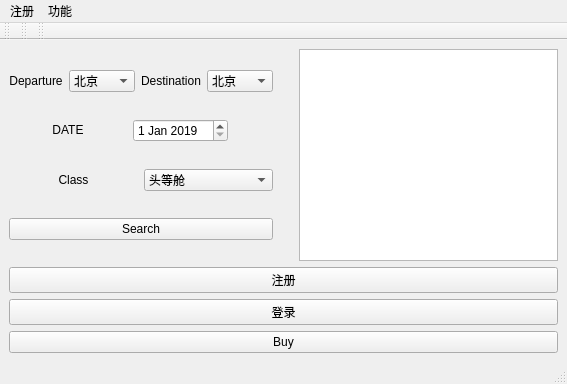
<?xml version="1.0" encoding="UTF-8"?>
<ui version="4.0">
 <class>MainWindow</class>
 <widget class="QMainWindow" name="MainWindow">
  <property name="geometry">
   <rect>
    <x>0</x>
    <y>0</y>
    <width>567</width>
    <height>384</height>
   </rect>
  </property>
  <property name="windowTitle">
   <string>MainWindow</string>
  </property>
  <widget class="QWidget" name="centralwidget">
   <layout class="QGridLayout" name="gridLayout">
    <item row="2" column="0">
     <widget class="QPushButton" name="login">
      <property name="text">
       <string>登录</string>
      </property>
     </widget>
    </item>
    <item row="1" column="0">
     <widget class="QPushButton" name="register_2">
      <property name="text">
       <string>注册</string>
      </property>
     </widget>
    </item>
    <item row="0" column="0">
     <layout class="QHBoxLayout" name="horizontalLayout">
      <item>
       <layout class="QVBoxLayout" name="verticalLayout">
        <item>
         <layout class="QHBoxLayout" name="horizontalLayout_2">
          <item>
           <widget class="QLabel" name="label_departure">
            <property name="sizePolicy">
             <sizepolicy hsizetype="Maximum" vsizetype="Maximum">
              <horstretch>0</horstretch>
              <verstretch>0</verstretch>
             </sizepolicy>
            </property>
            <property name="text">
             <string>Departure</string>
            </property>
            <property name="alignment">
             <set>Qt::AlignCenter</set>
            </property>
           </widget>
          </item>
          <item>
           <widget class="QComboBox" name="comboBox_departure">
            <property name="enabled">
             <bool>true</bool>
            </property>
            <property name="sizePolicy">
             <sizepolicy hsizetype="Maximum" vsizetype="Maximum">
              <horstretch>0</horstretch>
              <verstretch>0</verstretch>
             </sizepolicy>
            </property>
            <property name="editable">
             <bool>false</bool>
            </property>
            <property name="currentText">
             <string>北京</string>
            </property>
            <item>
             <property name="text">
              <string>北京</string>
             </property>
            </item>
            <item>
             <property name="text">
              <string>成都</string>
             </property>
            </item>
            <item>
             <property name="text">
              <string>香港</string>
             </property>
            </item>
            <item>
             <property name="text">
              <string>哈尔滨</string>
             </property>
            </item>
            <item>
             <property name="text">
              <string>海南</string>
             </property>
            </item>
            <item>
             <property name="text">
              <string>上海</string>
             </property>
            </item>
            <item>
             <property name="text">
              <string>长春</string>
             </property>
            </item>
            <item>
             <property name="text">
              <string>兰州</string>
             </property>
            </item>
            <item>
             <property name="text">
              <string>广州</string>
             </property>
            </item>
            <item>
             <property name="text">
              <string>长沙</string>
             </property>
            </item>
            <item>
             <property name="text">
              <string>南昌</string>
             </property>
            </item>
           </widget>
          </item>
          <item>
           <widget class="QLabel" name="label_destination">
            <property name="sizePolicy">
             <sizepolicy hsizetype="Maximum" vsizetype="Maximum">
              <horstretch>0</horstretch>
              <verstretch>0</verstretch>
             </sizepolicy>
            </property>
            <property name="text">
             <string>Destination</string>
            </property>
            <property name="alignment">
             <set>Qt::AlignCenter</set>
            </property>
           </widget>
          </item>
          <item>
           <widget class="QComboBox" name="comboBox_destination">
            <property name="enabled">
             <bool>true</bool>
            </property>
            <property name="sizePolicy">
             <sizepolicy hsizetype="Maximum" vsizetype="Maximum">
              <horstretch>0</horstretch>
              <verstretch>0</verstretch>
             </sizepolicy>
            </property>
            <property name="editable">
             <bool>false</bool>
            </property>
            <item>
             <property name="text">
              <string>北京</string>
             </property>
            </item>
            <item>
             <property name="text">
              <string>成都</string>
             </property>
            </item>
            <item>
             <property name="text">
              <string>香港</string>
             </property>
            </item>
            <item>
             <property name="text">
              <string>哈尔滨</string>
             </property>
            </item>
            <item>
             <property name="text">
              <string>海南</string>
             </property>
            </item>
            <item>
             <property name="text">
              <string>上海</string>
             </property>
            </item>
            <item>
             <property name="text">
              <string>长春</string>
             </property>
            </item>
            <item>
             <property name="text">
              <string>兰州</string>
             </property>
            </item>
            <item>
             <property name="text">
              <string>广州</string>
             </property>
            </item>
            <item>
             <property name="text">
              <string>长沙</string>
             </property>
            </item>
            <item>
             <property name="text">
              <string>南昌</string>
             </property>
            </item>
           </widget>
          </item>
         </layout>
        </item>
        <item>
         <layout class="QHBoxLayout" name="horizontalLayout_4">
          <item>
           <widget class="QLabel" name="label_date">
            <property name="sizePolicy">
             <sizepolicy hsizetype="Maximum" vsizetype="Maximum">
              <horstretch>0</horstretch>
              <verstretch>0</verstretch>
             </sizepolicy>
            </property>
            <property name="text">
             <string>DATE</string>
            </property>
            <property name="alignment">
             <set>Qt::AlignCenter</set>
            </property>
           </widget>
          </item>
          <item>
           <widget class="QDateEdit" name="dateEdit">
            <property name="sizePolicy">
             <sizepolicy hsizetype="Maximum" vsizetype="Maximum">
              <horstretch>0</horstretch>
              <verstretch>0</verstretch>
             </sizepolicy>
            </property>
            <property name="dateTime">
             <datetime>
              <hour>0</hour>
              <minute>0</minute>
              <second>0</second>
              <year>2019</year>
              <month>1</month>
              <day>1</day>
             </datetime>
            </property>
            <property name="maximumDateTime">
             <datetime>
              <hour>23</hour>
              <minute>59</minute>
              <second>59</second>
              <year>2019</year>
              <month>12</month>
              <day>31</day>
             </datetime>
            </property>
            <property name="minimumDateTime">
             <datetime>
              <hour>0</hour>
              <minute>0</minute>
              <second>0</second>
              <year>2019</year>
              <month>1</month>
              <day>1</day>
             </datetime>
            </property>
           </widget>
          </item>
         </layout>
        </item>
        <item>
         <layout class="QHBoxLayout" name="horizontalLayout_5">
          <item>
           <widget class="QLabel" name="label_class">
            <property name="text">
             <string>Class</string>
            </property>
            <property name="alignment">
             <set>Qt::AlignCenter</set>
            </property>
           </widget>
          </item>
          <item>
           <widget class="QComboBox" name="comboBox_class">
            <item>
             <property name="text">
              <string>头等舱</string>
             </property>
            </item>
            <item>
             <property name="text">
              <string>商务舱</string>
             </property>
            </item>
            <item>
             <property name="text">
              <string>经济舱</string>
             </property>
            </item>
           </widget>
          </item>
         </layout>
        </item>
        <item>
         <widget class="QPushButton" name="Search">
          <property name="text">
           <string>Search</string>
          </property>
         </widget>
        </item>
       </layout>
      </item>
      <item>
       <spacer name="verticalSpacer">
        <property name="orientation">
         <enum>Qt::Vertical</enum>
        </property>
        <property name="sizeHint" stdset="0">
         <size>
          <width>20</width>
          <height>40</height>
         </size>
        </property>
       </spacer>
      </item>
      <item>
       <widget class="QTableView" name="output_search">
        <property name="sizePolicy">
         <sizepolicy hsizetype="Expanding" vsizetype="Expanding">
          <horstretch>0</horstretch>
          <verstretch>0</verstretch>
         </sizepolicy>
        </property>
       </widget>
      </item>
     </layout>
    </item>
    <item row="3" column="0">
     <widget class="QPushButton" name="pushbutton_buy">
      <property name="text">
       <string>Buy</string>
      </property>
     </widget>
    </item>
   </layout>
  </widget>
  <widget class="QMenuBar" name="menubar">
   <property name="geometry">
    <rect>
     <x>0</x>
     <y>0</y>
     <width>567</width>
     <height>21</height>
    </rect>
   </property>
   <widget class="QMenu" name="menu">
    <property name="title">
     <string>注册</string>
    </property>
    <addaction name="actionregister"/>
   </widget>
   <widget class="QMenu" name="menu_2">
    <property name="title">
     <string>功能</string>
    </property>
    <widget class="QMenu" name="menu_3">
     <property name="title">
      <string>用户</string>
     </property>
     <addaction name="action1"/>
     <addaction name="actionds"/>
    </widget>
    <widget class="QMenu" name="menu_4">
     <property name="title">
      <string>管理员</string>
     </property>
     <addaction name="actionkj"/>
    </widget>
    <addaction name="menu_3"/>
    <addaction name="menu_4"/>
   </widget>
   <addaction name="menu"/>
   <addaction name="menu_2"/>
  </widget>
  <widget class="QToolBar" name="toolBar">
   <property name="windowTitle">
    <string>toolBar</string>
   </property>
   <attribute name="toolBarArea">
    <enum>TopToolBarArea</enum>
   </attribute>
   <attribute name="toolBarBreak">
    <bool>false</bool>
   </attribute>
  </widget>
  <widget class="QToolBar" name="toolBar_2">
   <property name="windowTitle">
    <string>toolBar_2</string>
   </property>
   <attribute name="toolBarArea">
    <enum>TopToolBarArea</enum>
   </attribute>
   <attribute name="toolBarBreak">
    <bool>false</bool>
   </attribute>
  </widget>
  <widget class="QToolBar" name="toolBar_3">
   <property name="windowTitle">
    <string>toolBar_3</string>
   </property>
   <attribute name="toolBarArea">
    <enum>TopToolBarArea</enum>
   </attribute>
   <attribute name="toolBarBreak">
    <bool>false</bool>
   </attribute>
  </widget>
  <widget class="QStatusBar" name="statusBar"/>
  <action name="actionregister">
   <property name="text">
    <string>用户注册</string>
   </property>
  </action>
  <action name="actionbuy">
   <property name="text">
    <string>机票购买</string>
   </property>
  </action>
  <action name="action1">
   <property name="text">
    <string>机票购买</string>
   </property>
  </action>
  <action name="actionds">
   <property name="text">
    <string>我的机票</string>
   </property>
  </action>
  <action name="actionkj">
   <property name="text">
    <string>添加数据</string>
   </property>
  </action>
 </widget>
 <resources/>
 <connections>
  <connection>
   <sender>Search</sender>
   <signal>clicked()</signal>
   <receiver>output_search</receiver>
   <slot>clearSelection()</slot>
   <hints>
    <hint type="sourcelabel">
     <x>254</x>
     <y>294</y>
    </hint>
    <hint type="destinationlabel">
     <x>316</x>
     <y>234</y>
    </hint>
   </hints>
  </connection>
 </connections>
</ui>
